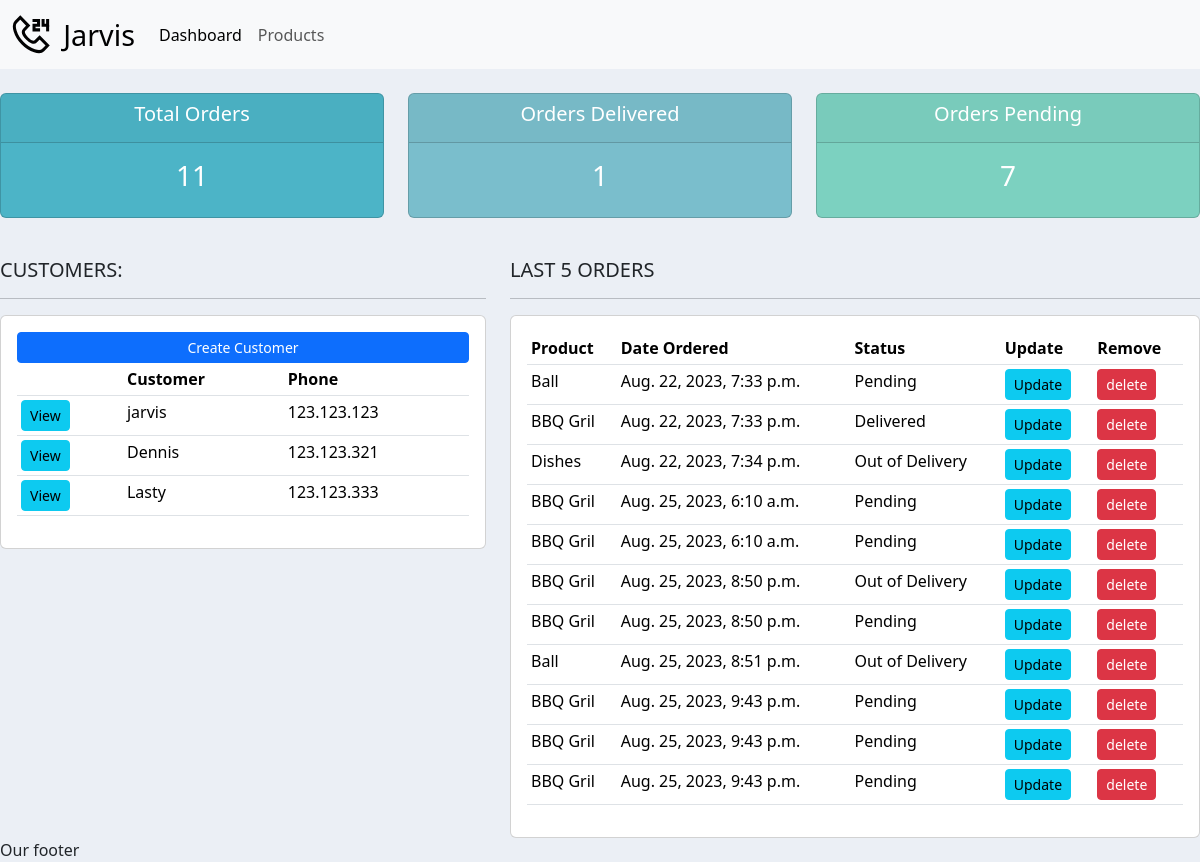
The page / on the database its author committed.
### accounts/models.py (models this page shows, shortened)
class Customer(models.Model):
    name = models.CharField(max_length=255, null=True)
    phone = models.CharField(max_length=255, null=True)
    email = models.CharField(max_length=255, null=True)
    date_created = models.DateTimeField(auto_now_add=True, null=True)

class Order(models.Model):
    STATUS = (
        ('Pending', 'Pending'),
        ('Out of Delivery', 'Out of Delivery'),
        ('Delivered', 'Delivered'),
    )
    customer = models.ForeignKey(Customer, null=True, on_delete=models.SET_NULL)
    product = models.ForeignKey(Products, null=True, on_delete=models.SET_NULL)
    date_created = models.DateTimeField(auto_now_add=True, null=True)
    status = models.CharField(max_length=255, null=True, choices=STATUS)
    note = models.CharField(max_length=1000, null=True)

class Products(models.Model):
    CATEGORY = (
        ('Indoor', 'Indoor'),
        ('Out Door', 'Out Door'),
    )
    name = models.CharField(max_length=255, null=True)
    price = models.FloatField(null=True)
    category = models.CharField(max_length=255, null=True, choices=CATEGORY)
    description = models.CharField(max_length=255, null=True,blank=True)
    date_created = models.DateTimeField(auto_now_add=True, null=True)
    tags = models.ManyToManyField(Tag)
    def __str__(self):
        return self.name

### accounts/views.py (the view)
# urls.py: path('', home, name="home"),
def home(request):
    orders = Order.objects.all()
    customers = Customer.objects.all()
    total_customers = customers.count()
    orders_total = orders.count()
    orders_delivered = orders.filter(status='Delivered').count()
    orders_pending = orders.filter(status='Pending').count()
    context = {'orders': orders, 'customers': customers, 'orders_total': orders_total,
               'orders_delivered': orders_delivered,
               'orders_pending': orders_pending, }
    return render(request, 'accounts/dashboard.html', context)

### accounts/templates/accounts/dashboard.html
{% extends 'accounts/main.html' %}
{% block content %}
{% include 'accounts/status.html' %}
<br/>
<div class="row">
    <div class="col-md-5">
        <h5>CUSTOMERS:</h5>
        <hr/>
        <div class="card card-body">
            <a href="" class="btn btn-primary btn-sm btn-block">Create Customer</a>
            <table class="table table-sm">
                <tr>
                    <th></th>
                    <th>Customer</th>
                    <th>Phone</th>
                </tr>
                {% for customer in customers %}
                <tr>
                    <td><a class="btn btn-sm btn-info" href="{% url 'customer' customer.id %}">View</a></td>
                    <td>{{customer.name}}</td>
                    <td>{{customer.phone}}</td>
                </tr>
                {% endfor %}
            </table>
        </div>
    </div>
    <div class="col-md-7">
        <h5>LAST 5 ORDERS</h5>
        <hr/>
        <div class="card card-body">
            <table class="table table-sm">
                <tr>
                    <th>Product</th>
                    <th>Date Ordered</th>
                    <th>Status</th>
                    <th>Update</th>
                    <th>Remove</th>
                </tr>
                {% for order in orders %}
                <tr>
                    <td>{{order.product}}</td>
                    <td>{{order.date_created}}</td>
                    <td>{{order.status}}</td>
                    <td><a class="btn btn-sm btn-info" href="{% url 'update_order' order.id %}">Update</a></td>
                    <td><a class="btn btn-sm btn-danger" href="{% url 'delete_order' order.id %}">delete</a></td>
                </tr>
                {% endfor %}
            </table>
        </div>
    </div>
</div>
{% endblock %}

### static/css/main.css (style rules this page uses)
body { background-color:#ebeff5; }

### rows shown on the page
Customer: name "jarvis", phone "123.123.123"
Customer: name "Dennis", phone "123.123.321"
Customer: name "Lasty", phone "123.123.333"
Order: product "Ball", date_created "Aug. 22, 2023, 7:33 p.m.", status "Pending"
Order: product "BBQ Gril", date_created "Aug. 22, 2023, 7:33 p.m.", status "Delivered"
Order: product "Dishes", date_created "Aug. 22, 2023, 7:34 p.m.", status "Out of Delivery"
Order: product "BBQ Gril", date_created "Aug. 25, 2023, 6:10 a.m.", status "Pending"
Order: product "BBQ Gril", date_created "Aug. 25, 2023, 6:10 a.m.", status "Pending"
Order: product "BBQ Gril", date_created "Aug. 25, 2023, 8:50 p.m.", status "Out of Delivery"
Order: product "BBQ Gril", date_created "Aug. 25, 2023, 8:50 p.m.", status "Pending"
Order: product "Ball", date_created "Aug. 25, 2023, 8:51 p.m.", status "Out of Delivery"
Order: product "BBQ Gril", date_created "Aug. 25, 2023, 9:43 p.m.", status "Pending"
Order: product "BBQ Gril", date_created "Aug. 25, 2023, 9:43 p.m.", status "Pending"
Order: product "BBQ Gril", date_created "Aug. 25, 2023, 9:43 p.m.", status "Pending"

### other values the page prints
{{ orders_total }} "11"
{{ orders_delivered }} "1"
{{ orders_pending }} "7"
